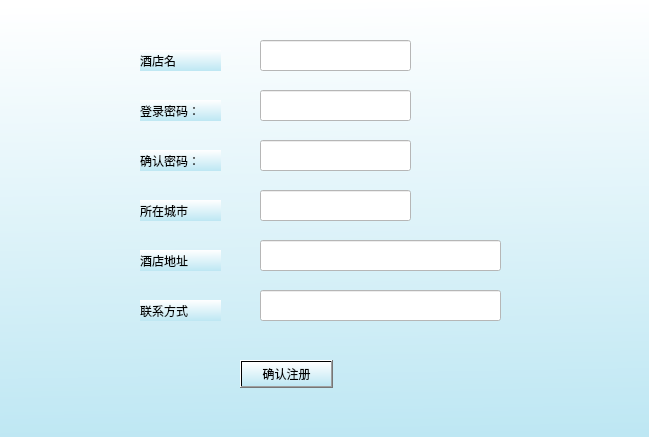
<?xml version="1.0" encoding="UTF-8"?>
<ui version="4.0">
 <class>hotelregister</class>
 <widget class="QDialog" name="hotelregister">
  <property name="geometry">
   <rect>
    <x>0</x>
    <y>0</y>
    <width>649</width>
    <height>437</height>
   </rect>
  </property>
  <property name="windowTitle">
   <string>Dialog</string>
  </property>
  <property name="styleSheet">
   <string notr="true">background-color: qlineargradient(spread:pad, x1:0.522, y1:1, x2:0.497, y2:0, stop:0 rgba(190, 231, 243, 255), stop:1 rgba(255, 255, 255, 255));</string>
  </property>
  <widget class="QLineEdit" name="Address">
   <property name="geometry">
    <rect>
     <x>260</x>
     <y>240</y>
     <width>241</width>
     <height>31</height>
    </rect>
   </property>
   <property name="styleSheet">
    <string notr="true">background-color: rgb(255, 255, 255);</string>
   </property>
  </widget>
  <widget class="QLabel" name="label">
   <property name="geometry">
    <rect>
     <x>140</x>
     <y>50</y>
     <width>81</width>
     <height>21</height>
    </rect>
   </property>
   <property name="styleSheet">
    <string notr="true">font: 75 10pt &quot;Arial&quot;;</string>
   </property>
   <property name="text">
    <string>酒店名</string>
   </property>
  </widget>
  <widget class="QLabel" name="label_4">
   <property name="geometry">
    <rect>
     <x>140</x>
     <y>250</y>
     <width>81</width>
     <height>21</height>
    </rect>
   </property>
   <property name="styleSheet">
    <string notr="true">font: 75 10pt &quot;Arial&quot;;</string>
   </property>
   <property name="text">
    <string>酒店地址</string>
   </property>
  </widget>
  <widget class="QLineEdit" name="Hotelname">
   <property name="geometry">
    <rect>
     <x>260</x>
     <y>40</y>
     <width>151</width>
     <height>31</height>
    </rect>
   </property>
   <property name="styleSheet">
    <string notr="true">background-color: rgb(255, 255, 255);</string>
   </property>
  </widget>
  <widget class="QLabel" name="label_3">
   <property name="geometry">
    <rect>
     <x>140</x>
     <y>150</y>
     <width>81</width>
     <height>21</height>
    </rect>
   </property>
   <property name="styleSheet">
    <string notr="true">font: 75 10pt &quot;Arial&quot;;</string>
   </property>
   <property name="text">
    <string>确认密码：</string>
   </property>
  </widget>
  <widget class="QPushButton" name="pushButton">
   <property name="geometry">
    <rect>
     <x>240</x>
     <y>360</y>
     <width>93</width>
     <height>28</height>
    </rect>
   </property>
   <property name="text">
    <string>确认注册</string>
   </property>
  </widget>
  <widget class="QLineEdit" name="checkPassword">
   <property name="geometry">
    <rect>
     <x>260</x>
     <y>140</y>
     <width>151</width>
     <height>31</height>
    </rect>
   </property>
   <property name="styleSheet">
    <string notr="true">background-color: rgb(255, 255, 255);</string>
   </property>
  </widget>
  <widget class="QLabel" name="label_2">
   <property name="geometry">
    <rect>
     <x>140</x>
     <y>100</y>
     <width>81</width>
     <height>21</height>
    </rect>
   </property>
   <property name="styleSheet">
    <string notr="true">font: 75 10pt &quot;Arial&quot;;</string>
   </property>
   <property name="text">
    <string>登录密码：</string>
   </property>
  </widget>
  <widget class="QLineEdit" name="Password">
   <property name="geometry">
    <rect>
     <x>260</x>
     <y>90</y>
     <width>151</width>
     <height>31</height>
    </rect>
   </property>
   <property name="styleSheet">
    <string notr="true">background-color: rgb(255, 255, 255);</string>
   </property>
  </widget>
  <widget class="QLabel" name="label_5">
   <property name="geometry">
    <rect>
     <x>140</x>
     <y>300</y>
     <width>81</width>
     <height>21</height>
    </rect>
   </property>
   <property name="styleSheet">
    <string notr="true">font: 75 10pt &quot;Arial&quot;;</string>
   </property>
   <property name="text">
    <string>联系方式</string>
   </property>
  </widget>
  <widget class="QLineEdit" name="Dial">
   <property name="geometry">
    <rect>
     <x>260</x>
     <y>290</y>
     <width>241</width>
     <height>31</height>
    </rect>
   </property>
   <property name="styleSheet">
    <string notr="true">background-color: rgb(255, 255, 255);</string>
   </property>
  </widget>
  <widget class="QLineEdit" name="City">
   <property name="geometry">
    <rect>
     <x>260</x>
     <y>190</y>
     <width>151</width>
     <height>31</height>
    </rect>
   </property>
   <property name="styleSheet">
    <string notr="true">background-color: rgb(255, 255, 255);</string>
   </property>
  </widget>
  <widget class="QLabel" name="label_6">
   <property name="geometry">
    <rect>
     <x>140</x>
     <y>200</y>
     <width>81</width>
     <height>21</height>
    </rect>
   </property>
   <property name="styleSheet">
    <string notr="true">font: 75 10pt &quot;Arial&quot;;</string>
   </property>
   <property name="text">
    <string>所在城市</string>
   </property>
  </widget>
 </widget>
 <resources/>
 <connections/>
</ui>
